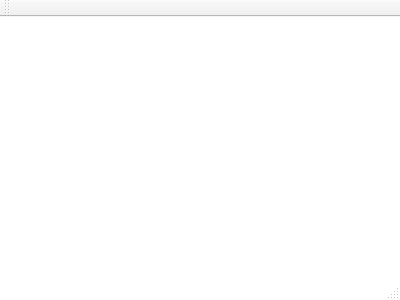
<?xml version="1.0" encoding="UTF-8"?>
<ui version="4.0">
 <class>MainWindow</class>
 <widget class="QMainWindow" name="MainWindow">
  <property name="geometry">
   <rect>
    <x>0</x>
    <y>0</y>
    <width>400</width>
    <height>300</height>
   </rect>
  </property>
  <property name="windowTitle">
   <string>MainWindow</string>
  </property>
  <property name="styleSheet">
   <string notr="true">#MainWindow{
background-color:transparent;
border-image:url(:LandingPage.png);
}</string>
  </property>
  <widget class="QWidget" name="centralWidget"/>
  <widget class="QMenuBar" name="menuBar">
   <property name="geometry">
    <rect>
     <x>0</x>
     <y>0</y>
     <width>400</width>
     <height>28</height>
    </rect>
   </property>
  </widget>
  <widget class="QToolBar" name="mainToolBar">
   <attribute name="toolBarArea">
    <enum>TopToolBarArea</enum>
   </attribute>
   <attribute name="toolBarBreak">
    <bool>false</bool>
   </attribute>
  </widget>
  <widget class="QStatusBar" name="statusBar"/>
 </widget>
 <layoutdefault spacing="6" margin="11"/>
 <resources/>
 <connections/>
</ui>
